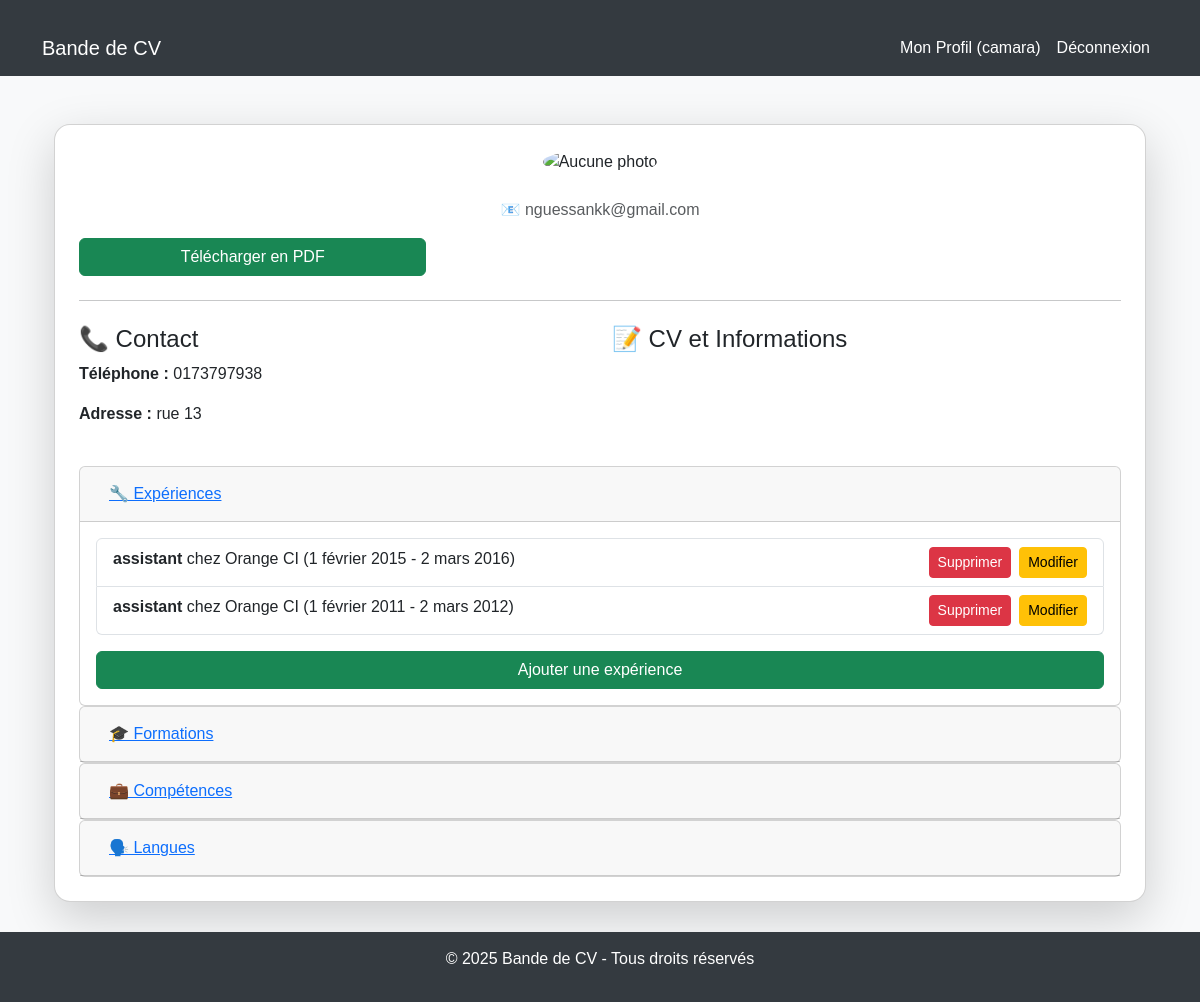
The app's page /utilisateurs/profil/3/ (signed in) with its own data.
### utilisateurs/models.py (models this page shows, shortened)
class Etudiant(AbstractUser):  # Chaque étudiant est un utilisateur
    photo = models.ImageField(upload_to='photos/', blank=True, null=True)
    tel = models.CharField(max_length=15, blank=True, null=True)
    adresse = models.TextField(blank=True, null=True)

### cv/models.py (models this page shows, shortened)
class Experience(models.Model):
    cv = models.ForeignKey(CV, on_delete=models.CASCADE, related_name="experiences")
    poste = models.CharField(max_length=255)
    entreprise = models.CharField(max_length=255)
    date_debut = models.DateField()
    date_fin = models.DateField(null=True, blank=True)
    description = models.TextField(blank=True, null=True)

### utilisateurs/views.py (the view)
# urls.py: path('profil/<int:user_id>/', profil, name='profil'),
@login_required
def profil(request, user_id):
    etudiant = get_object_or_404(Etudiant, id=user_id)
    cv, created = CV.objects.get_or_create(etudiant=etudiant, defaults={
        'titre': "Mon CV",
        'description': "CV généré automatiquement"
    })
    return render(request, 'utilisateurs/profil.html', {'etudiant': etudiant, 'cv': cv})

### utilisateurs/templates/utilisateurs/profil.html (shortened to what this page needs)
{% extends 'cv/base.html' %}
{% load static %}
{% block content %}
<div class="container mt-5">
    <div class="card shadow-lg p-4 rounded-4">
        <div class="text-center">
            {% if etudiant.photo %}
                <img src="{{ etudiant.photo.url }}" alt="Photo de {{ etudiant.nom }}" class="rounded-circle" width="150" height="150">
            {% else %}
                <img src="" alt="Aucune photo" class="rounded-circle" width="150" height="150">
            {% endif %}
        </div>
        <p class="text-center text-muted">📧 {{ etudiant.email }}</p>
        <a href="{% url 'generer_pdf' cv.id %}" class="btn btn-success col-md-4" target="_blank">Télécharger en PDF</a>
        <hr class="my-4">
        <div class="row mb-4">
            <div class="col-md-6">
                <h4>📞 Contact</h4>
                <p><strong>Téléphone :</strong> {{ etudiant.tel }}</p>
                <p><strong>Adresse :</strong> {{ etudiant.adresse }}</p>
            </div>
            <div class="col-md-6">
                <h4>📝 CV et Informations</h4>
            </div>
        </div>
        <div class="accordion" id="cvAccordion">
            <div class="card">
                <div class="card-header" id="experienceHeading">
                    <h5 class="mb-0">
                        <button class="btn btn-link" type="button" data-bs-toggle="collapse" data-bs-target="#experienceCollapse" aria-expanded="true" aria-controls="experienceCollapse">
                            🔧 Expériences
                        </button>
                    </h5>
                </div>
                <div id="experienceCollapse" class="collapse show" aria-labelledby="experienceHeading" data-bs-parent="#cvAccordion">
                    <div class="card-body">
                        {% if cv.experiences.all %}
                            <ul class="list-group">
                                {% for exp in cv.experiences.all %}
                                    <li class="list-group-item">
                                        <strong>{{ exp.poste }}</strong> chez {{ exp.entreprise }} ({{ exp.date_debut }} - {{ exp.date_fin }})
                                        <a href="{% url 'modifier_experience' exp.id %}" class="btn btn-warning btn-sm float-end ms-2">Modifier</a>
                                        <a href="{% url 'supprimer_experience' exp.id %}" class="btn btn-danger btn-sm float-end" onclick="return confirm('Êtes-vous sûr de vouloir supprimer cette expérience ?')">Supprimer</a>
                                    </li>
                                {% endfor %}
                            </ul>
                        {% else %}
                            <p>Aucune expérience ajoutée.</p>
                        {% endif %}
                        <a href="{% url 'ajouter_experience' %}" class="btn btn-success w-100 mt-3">Ajouter une expérience</a>
                    </div>
                </div>
            </div>
            <div class="card">
                <div class="card-header" id="formationHeading">
                    <h5 class="mb-0">
                        <button class="btn btn-link" type="button" data-bs-toggle="collapse" data-bs-target="#formationCollapse" aria-expanded="true" aria-controls="formationCollapse">
                            🎓 Formations
                        </button>
                    </h5>
                </div>
            </div>
            <div class="card">
                <div class="card-header" id="competenceHeading">
                    <h5 class="mb-0">
                        <button class="btn btn-link" type="button" data-bs-toggle="collapse" data-bs-target="#competenceCollapse" aria-expanded="true" aria-controls="competenceCollapse">
                            💼 Compétences
                        </button>
                    </h5>
                </div>
            </div>
            <div class="card">
                <div class="card-header" id="langueHeading">
                    <h5 class="mb-0">
                        <button class="btn btn-link" type="button" data-bs-toggle="collapse" data-bs-target="#langueCollapse" aria-expanded="true" aria-controls="langueCollapse">
                            🗣️ Langues
                        </button>
                    </h5>
                </div>
            </div>
        </div>
    </div>
</div>
{% endblock %}

### cv/templates/cv/base.html (shortened to what this page needs)
{% load static %}
<!DOCTYPE html>
<html lang="fr">
<head>
    <link rel="stylesheet" href="https://cdn.jsdelivr.net/npm/bootstrap@5.3.0/dist/css/bootstrap.min.css">
</head>
<body>
    <nav class="navbar navbar-expand-lg navbar-dark">
        <div class="container">
            <a class="navbar-brand" href="{% url 'accueil' %}">Bande de CV</a>
            <div class="collapse navbar-collapse" id="navbarNav">
                <ul class="navbar-nav ms-auto">
                    {% if user.is_authenticated %}
                        <li class="nav-item"><a class="nav-link" href="{% url 'profil' user.id %}">Mon Profil ({{ user.first_name }})</a></li>
                        <li class="nav-item"><a class="nav-link" href="{% url 'deconnexion' %}">Déconnexion</a></li>
                    {% else %}
                        <li class="nav-item"><a class="nav-link" href="{% url 'connexion' %}">Connexion</a></li>
                        <li class="nav-item"><a class="nav-link" href="{% url 'inscription' %}">Inscription</a></li>
                    {% endif %}
                </ul>
            </div>
        </div>
    </nav>
    <div class="container">
        {% block content %}{% endblock %}
    </div>
    <footer class="footer " style="position: relative; bottom: 0;">
        <p>&copy; 2025 Bande de CV - Tous droits réservés</p>
    </footer>
</body>
</html>

### cv/templates/cv/base.html (style rules this page uses)
body { background-color: #f8f9fa; font-family: 'Arial', sans-serif; }
.navbar { background-color: #343a40; }
.navbar-brand, .nav-link { color: white !important; }
.container { margin-top: 20px; }
.footer { background-color: #343a40; color: white; padding: 15px; text-align: center; margin-top: 30px; position: relative; bottom: 0; }

### records on screen
Etudiant: first_name "camara"
Etudiant: email "nguessankk@gmail.com", tel "0173797938", adresse "rue 13"
Experience: poste "assistant", entreprise "Orange CI", date_debut "1 février 2015", date_fin "2 mars 2016"
Experience: poste "assistant", entreprise "Orange CI", date_debut "1 février 2011", date_fin "2 mars 2012"
